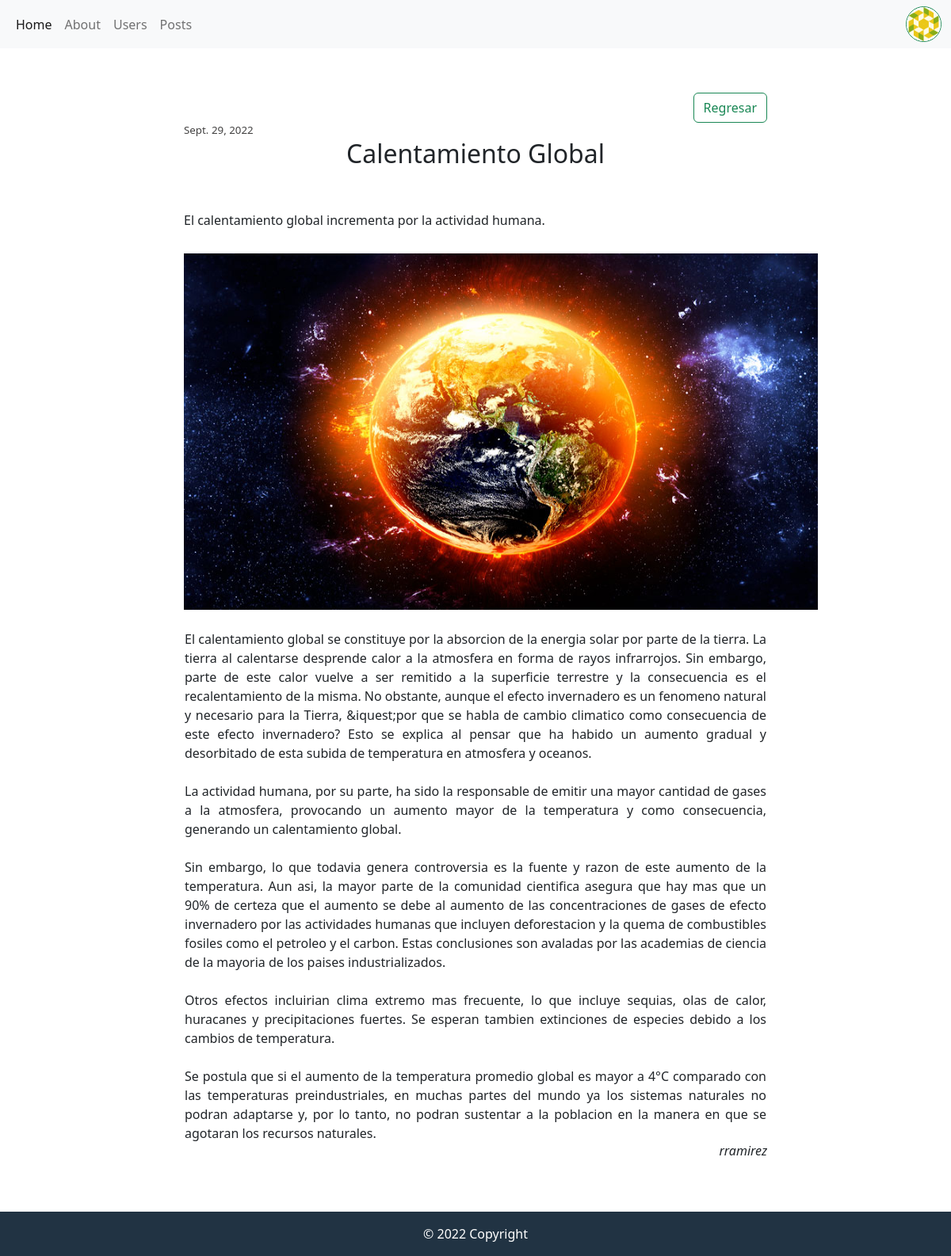
The page /pages/9/ (signed in) on the database its author committed.
### app_blog/models.py (models this page shows, shortened)
class Post(models.Model):
    titulo = models.CharField(max_length=50)
    subtitulo = models.CharField(max_length=250)
    imagen = models.ImageField( null=True, blank = True, upload_to='posts')
    cuerpo = RichTextField(blank=True, null=True)
    autor = models.CharField(max_length=50)
    fecha_creacion = models.DateField(auto_now_add=True)
    usuario_id = models.ForeignKey(User, on_delete=models.CASCADE)

### app_blog/views.py (the view)
# urls.py: path('pages/<int:id>/', views.show_post, name="pages"),
def show_post(request, id):
    post = Post.objects.get(id=id)
    return render(request, "app_blog/show_post.html", {"post": post})

### app_blog/templates/app_blog/show_post.html
{% extends 'base.html' %}
{% block changing_content %}
<div class="row" style="margin-top: 5%;">
    <div class="col-md-8 offset-md-2">
        <a class="btn btn-outline-success" style="float: right;" href="/" role="button">Regresar</a>
    </div>
    <div class="col-md-8 offset-md-2" style="margin-bottom: 10%; text-align:center;">
        <div style="text-align: left; color: rgb(66, 65, 65); font-size: 10pt;">
            <span>{{post.fecha_creacion}}</span>
        </div>
        <div>
            <h2>{{post.titulo}}</h2>
        </div>
        <br/>
        <br>
        <div style=" text-align:left;">
            <h6>{{post.subtitulo}}</h6>
        </div>
        <br/>
        <div>
            <img width="800" height="450" src = "/media/{{post.imagen}}">
        </div>
        <br>
        <div style="text-align: justify;">
            {{post.cuerpo|safe}}
        </div>
        <div style="text-align: right;">
            <h6><i>{{post.autor}}</i></h6>
        </div>
    </div>
</div>
{% endblock changing_content %}

### app_blog/templates/app_blog/base.html (style rules this page uses)
html { min-height: 100%; position: relative; }
body { margin: 0; margin-bottom: 30px; }

### rows shown on the page
Post: fecha_creacion "Sept. 29, 2022", titulo "Calentamiento Global", subtitulo "El calentamiento global incrementa por la actividad humana.", imagen (picture), cuerpo "El calentamiento global se constituye por la absorcion de la energia solar por parte de la tierra. La tierra al calentarse desprende calor a la atmosfera en forma de rayos infrarrojos. Sin embargo, parte de este calor vuelve a ser remitido a la superficie terrestre y la consecuencia es el recalentamiento de la misma. No obstante, aunque el efecto invernadero es un fenomeno natural y necesario para la Tierra, &iquest;por que se habla de cambio climatico como consecuencia de este efecto invernadero? Esto se explica al pensar que ha habido un aumento gradual y desorbitado de esta subida de temperatura en atmosfera y oceanos. La actividad humana, por su parte, ha sido la responsable de emitir…", autor "rramirez"
